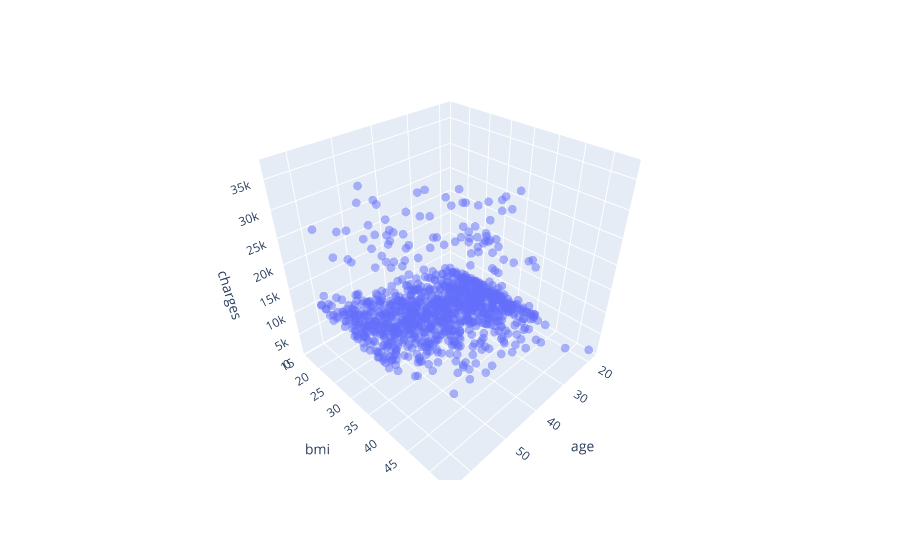

This figure's notebook cell:
### Code cell
fig = px.scatter_3d(non_smoker_data, x='age', y='bmi', z='charges')
fig.update_traces(marker_size=3, marker_opacity=0.5)
fig.show()

### Figure 1 — Plotly figure (JSON) as saved in the notebook; plotly's stock layout.template omitted (floating-point values rounded to 4 significant figures; data arrays with more than 128 entries replaced by an {"elided": "..."} marker saying what was removed)
{"data": [{"hovertemplate": "age=%{x}<br>bmi=%{y}<br>charges=%{z}<extra></extra>", "legendgroup": "", "marker": {"color": "#636efa", "opacity": 0.5, "size": 3, "symbol": "circle"}, "mode": "markers", "name": "", "scene": "scene", "showlegend": false, "type": "scatter3d", "x": {"elided": "1064 int values"}, "y": {"elided": "1064 float values"}, "z": {"elided": "1064 float values"}}], "layout": {"legend": {"tracegroupgap": 0}, "margin": {"t": 60}, "scene": {"domain": {"x": [0, 1], "y": [0, 1]}, "xaxis": {"title": {"text": "age"}}, "yaxis": {"title": {"text": "bmi"}}, "zaxis": {"title": {"text": "charges"}}}}}
